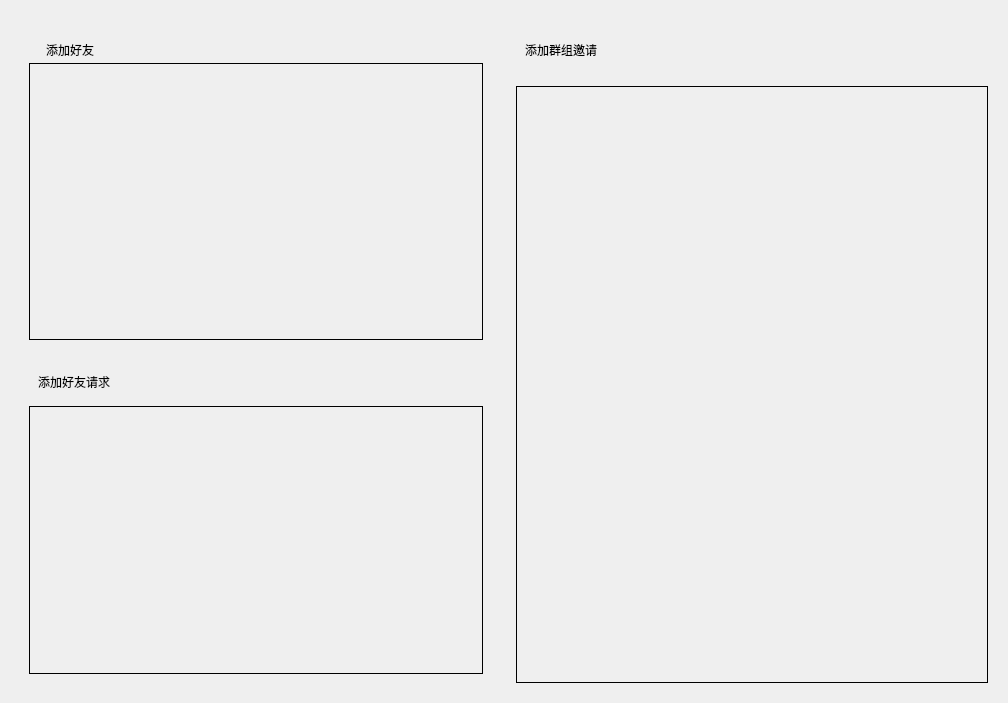
<?xml version="1.0" encoding="UTF-8"?>
<ui version="4.0">
 <class>todoDlg</class>
 <widget class="QDialog" name="todoDlg">
  <property name="geometry">
   <rect>
    <x>0</x>
    <y>0</y>
    <width>1008</width>
    <height>703</height>
   </rect>
  </property>
  <property name="windowTitle">
   <string>TODO</string>
  </property>
  <property name="windowIcon">
   <iconset resource="TinyChat.qrc">
    <normaloff>:/images/images/bitbug_favicon.ico</normaloff>:/images/images/bitbug_favicon.ico</iconset>
  </property>
  <layout class="QHBoxLayout" name="horizontalLayout">
   <item>
    <widget class="QWidget" name="widget_todo_addFriend" native="true">
     <property name="styleSheet">
      <string notr="true"/>
     </property>
     <layout class="QVBoxLayout" name="verticalLayout" stretch="1,1">
      <item>
       <widget class="QWidget" name="widget_todo_addFriendReq" native="true">
        <layout class="QVBoxLayout" name="verticalLayout_3" stretch="1,10">
         <item>
          <widget class="QWidget" name="widget" native="true">
           <widget class="QLabel" name="label">
            <property name="geometry">
             <rect>
              <x>11</x>
              <y>11</y>
              <width>60</width>
              <height>19</height>
             </rect>
            </property>
            <property name="text">
             <string>添加好友</string>
            </property>
            <property name="textFormat">
             <enum>Qt::AutoText</enum>
            </property>
            <property name="alignment">
             <set>Qt::AlignCenter</set>
            </property>
           </widget>
          </widget>
         </item>
         <item>
          <widget class="QWidget" name="widget_todo_addFriendReq_list" native="true">
           <property name="styleSheet">
            <string notr="true">border: 1px solid black</string>
           </property>
          </widget>
         </item>
        </layout>
       </widget>
      </item>
      <item>
       <widget class="QWidget" name="widget_todo_addFriendReply" native="true">
        <layout class="QVBoxLayout" name="verticalLayout_2" stretch="1,10">
         <item>
          <widget class="QWidget" name="widget_2" native="true">
           <layout class="QVBoxLayout" name="verticalLayout_4">
            <item>
             <widget class="QLabel" name="label_2">
              <property name="text">
               <string>添加好友请求</string>
              </property>
             </widget>
            </item>
           </layout>
          </widget>
         </item>
         <item>
          <widget class="QWidget" name="widget_todo_addFriendReply_list" native="true">
           <property name="styleSheet">
            <string notr="true">border: 1px solid black</string>
           </property>
          </widget>
         </item>
        </layout>
       </widget>
      </item>
     </layout>
    </widget>
   </item>
   <item>
    <widget class="QWidget" name="widget_todo_group" native="true">
     <layout class="QVBoxLayout" name="verticalLayout_5" stretch="1,10">
      <item>
       <widget class="QWidget" name="widget_3" native="true">
        <layout class="QVBoxLayout" name="verticalLayout_6">
         <item>
          <widget class="QLabel" name="label_3">
           <property name="text">
            <string>添加群组邀请</string>
           </property>
          </widget>
         </item>
        </layout>
       </widget>
      </item>
      <item>
       <widget class="QWidget" name="widget_todo_group_list" native="true">
        <property name="styleSheet">
         <string notr="true">border: 1px solid black</string>
        </property>
       </widget>
      </item>
     </layout>
    </widget>
   </item>
  </layout>
 </widget>
 <resources>
  <include location="TinyChat.qrc"/>
 </resources>
 <connections/>
</ui>
